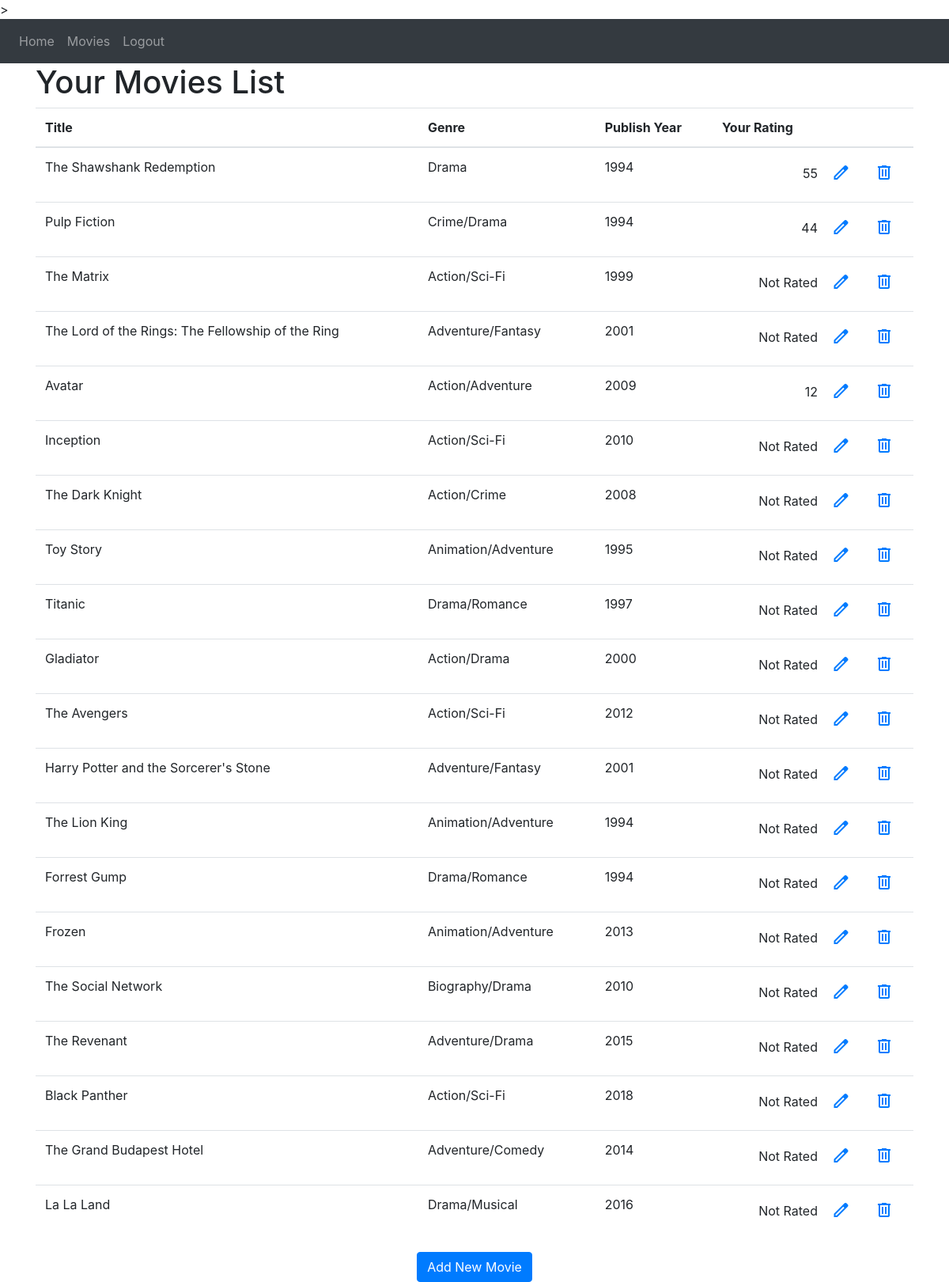
/movies (signed in), run on the app's committed database.
### website/models.py (models this page shows)
class Movies( db.Model):
    id = db.Column(db.Integer, primary_key = True)
    title = db.Column(db.String(255), nullable=False)
    genre = db.Column(db.String(150))
    publish_year = db.Column(db.Integer)
    description = db.Column(db.String(2000))
    user_rating = db.Column(db.Integer, default=None)

### website/views.py (the view)
@views.route('/movies', methods= ['GET'])
@login_required
def movies():
    movies_list = Movies.query.all()
    return render_template("movies.html", user=current_user, movies=movies_list)

### website/__init__.py (called while the page is built)
def create_app():
    app = Flask(__name__)
    app.config['SECRET_KEY'] = 'talon'             #Encrypt session data
    app.config['SQLALCHEMY_DATABASE_URI'] = f'sqlite:///{DB_NAME}'
    db.init_app(app)
    from .views import views
    from .auth import auth
    app.register_blueprint(views, url_prefix='/')
    app.register_blueprint(auth, url_prefix='/')
    from .models import User, Movies
    login_manager = LoginManager()
    login_manager.login_view = 'auth.login'
    login_manager.init_app(app)
    @login_manager.user_loader
    def load_user(id):
        return User.query.get(int(id))
    create_database(app)
    populate_movies_database(app)
    return app

### website/templates/movies.html (shortened to what this page needs)
{% extends "base.html" %} {% block title %} Movies {% endblock %}
{% block content%}
<h1> Your Movies List</h1>
<table class="table">
    <thead>
        <tr>
            <th align="centre" >Title</th>
            <th align="centre" >Genre</th>
            <th align="centre" >Publish Year</th>
            <th align="right" >Your Rating</th>
        </tr>
    </thead>
    <tbody>
        {% for movie in movies %}
        <tr>
            <td align="centre">{{ movie.title }}</td>
            <td align="centre">{{ movie.genre }}</td>
            <td align="centre">{{ movie.publish_year }}</td>
            {% if movie.user_rating == None %}
            <td align="right">Not Rated
                <a href="{{url_for('views.rating', movie_id=movie.id)}}" class="btn btn-link">
                    <span align="left" class="material-symbols-outlined">
                    </span>
                </a>
                <a href="{{url_for('views.delete_movie', movie_id=movie.id)}}" class="btn btn-link" onclick="return confirm('Are you sure you want to delete this movie?')">
                    <span class="material-symbols-outlined">
                    </span>
                </a>
            </td>
            {% else %}
            <td align="right"> {{movie.user_rating}}
                <a href="{{url_for('views.rating', movie_id=movie.id)}}" class="btn btn-link">
                    <span  align="left" class="material-symbols-outlined">
                    </span>
                </a>
                <a href="{{url_for('views.delete_movie', movie_id=movie.id)}}" class="btn btn-link" onclick="return confirm('Are you sure you want to delete this movie?')">
                    <span class="material-symbols-outlined">
                    </span>
                </a>
            </td>
            {% endif %}
        </tr>
        {% endfor %}
    </tbody>
</table>
<div align="center">
    <a href="{{url_for('views.add_movie')}}" class="btn btn-primary"> Add New Movie </a>
</div>
{% endblock %}

### website/templates/base.html (shortened to what this page needs)
<!DOCTYPE html>
<html lang="en">
<head>
    <link
      rel="stylesheet"
      href="https://stackpath.bootstrapcdn.com/bootstrap/4.4.1/css/bootstrap.min.css"
    />
    <link
      rel="stylesheet"
      href="https://stackpath.bootstrapcdn.com/font-awesome/4.7.0/css/font-awesome.min.css"
    />
</head>
<body>
    >
    <nav class="navbar navbar-expand-lg navbar-dark bg-dark">
        <div class="collapse navbar-collapse" id="navbar">
            <div class="navbar-nav">
                {% if user.is_authenticated %}
                <a class="nav-item nav-link" id="home" href="{{url_for('views.home')}}"> Home </a>
                <a class="nav-item nav-link" id="movies" href="/movies"> Movies </a>
                <a class="nav-item nav-link" id="logout" href="/logout"> Logout </a>
                {% else %}
                <a class="nav-item nav-link" id="login" href="/login"> Login </a>
                <a class="nav-item nav-link" id="signUp" href="/sign-up"> Sign-up </a>
                {% endif %}
            </div>
        </div>
    </nav>
    <div class="container">
        {% block content%}
        {% endblock %}
    </div>
</body>
</html>

### data on the page
Movies: title "The Shawshank Redemption", genre "Drama", publish_year "1994", user_rating "55"
Movies: title "Pulp Fiction", genre "Crime/Drama", publish_year "1994", user_rating "44"
Movies: title "The Matrix", genre "Action/Sci-Fi", publish_year "1999"
Movies: title "The Lord of the Rings: The Fellowship of the Ring", genre "Adventure/Fantasy", publish_year "2001"
Movies: title "Avatar", genre "Action/Adventure", publish_year "2009", user_rating "12"
Movies: title "Inception", genre "Action/Sci-Fi", publish_year "2010"
Movies: title "The Dark Knight", genre "Action/Crime", publish_year "2008"
Movies: title "Toy Story", genre "Animation/Adventure", publish_year "1995"
Movies: title "Titanic", genre "Drama/Romance", publish_year "1997"
Movies: title "Gladiator", genre "Action/Drama", publish_year "2000"
Movies: title "The Avengers", genre "Action/Sci-Fi", publish_year "2012"
Movies: title "Harry Potter and the Sorcerer's Stone", genre "Adventure/Fantasy", publish_year "2001"
Movies: title "The Lion King", genre "Animation/Adventure", publish_year "1994"
Movies: title "Forrest Gump", genre "Drama/Romance", publish_year "1994"
Movies: title "Frozen", genre "Animation/Adventure", publish_year "2013"
Movies: title "The Social Network", genre "Biography/Drama", publish_year "2010"
Movies: title "The Revenant", genre "Adventure/Drama", publish_year "2015"
Movies: title "Black Panther", genre "Action/Sci-Fi", publish_year "2018"
Movies: title "The Grand Budapest Hotel", genre "Adventure/Comedy", publish_year "2014"
Movies: title "La La Land", genre "Drama/Musical", publish_year "2016"
